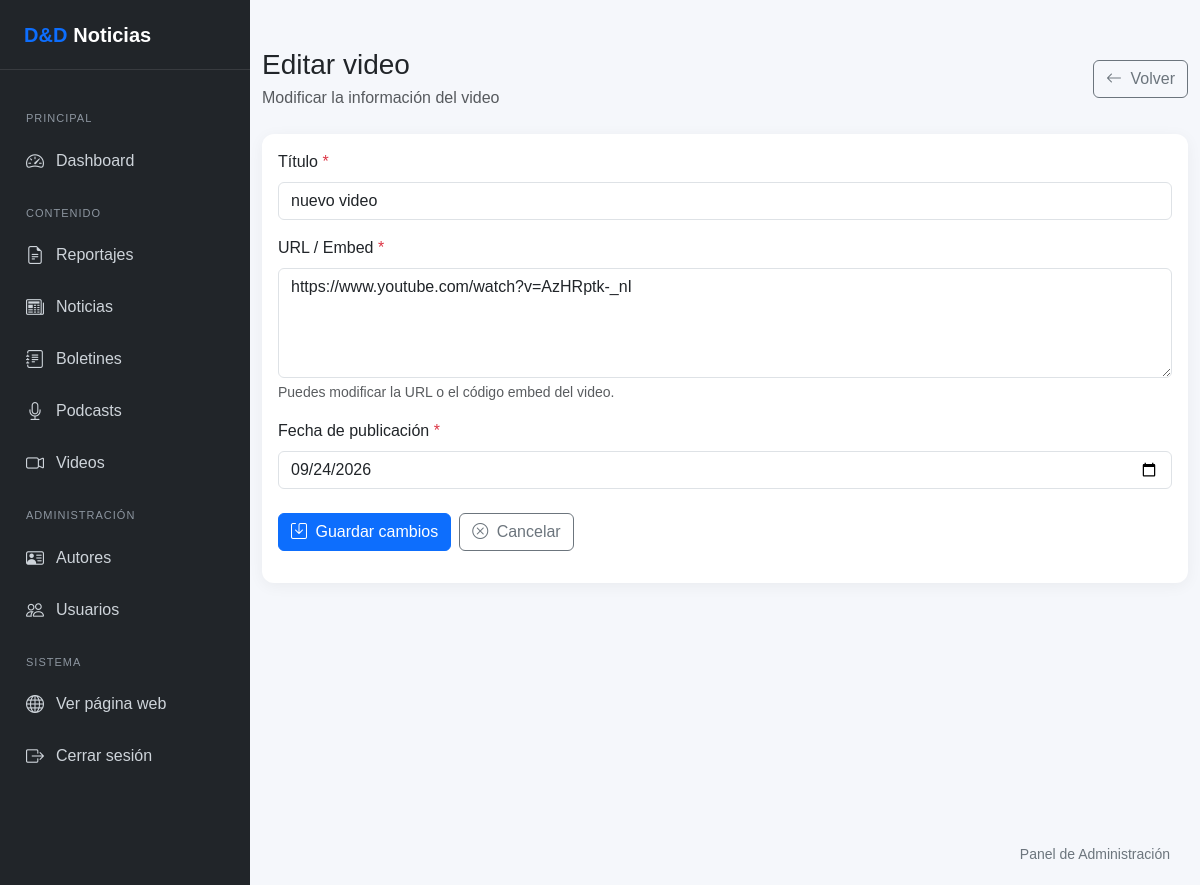
Screenshot of /admin/videos/editar.php?id=1 (signed in) with the database file from the repository.
### tables this page shows
CREATE TABLE `videos` (
  `id` int(10) UNSIGNED NOT NULL,
  `titulo` varchar(255) NOT NULL,
  `url_embed` varchar(500) NOT NULL,
  `fecha_publicacion` date NOT NULL,
  `usuario_id` int(10) UNSIGNED NOT NULL
);

### includes/funciones.php (called while the page is built, shortened)
<?php
function e($valor): string
{
    return htmlspecialchars(
        (string) $valor,
        ENT_QUOTES,
        'UTF-8'
    );
}

### admin/videos/editar.php (the view, shortened to what this page needs)
<?php
require_once __DIR__ . '/../../config/database.php';
require_once __DIR__ . '/../../includes/funciones.php';
$id = filter_input(INPUT_GET, 'id', FILTER_VALIDATE_INT);
$stmt = $pdo->prepare(
    "SELECT
        id,
        titulo,
        url_embed,
        fecha_publicacion,
        usuario_id
     FROM videos
     WHERE id = ?
     LIMIT 1"
);
$stmt->execute([$id]);
$video = $stmt->fetch(PDO::FETCH_ASSOC);
$titulo = $video['titulo'];
$url_embed = $video['url_embed'];
$fecha_publicacion = $video['fecha_publicacion'];
?>
<?php
require_once __DIR__ . '/../../includes/admin-header.php';
require_once __DIR__ . '/../../includes/admin-sidebar.php';
?>
<main class="admin-main">
    <div class="container-fluid py-4">
        <div
            class="d-flex flex-column flex-md-row justify-content-between align-items-md-center gap-3 mb-4"
        >
            <div>
                <h1 class="h3 mb-1">Editar video</h1>
                <p class="text-muted mb-0">
                    Modificar la información del video
                </p>
            </div>
            <div>
                <a
                    href="index.php"
                    class="btn btn-outline-secondary"
                >
                    <i class="bi bi-arrow-left me-1"></i>
                    Volver
                </a>
            </div>
        </div>
        <div class="card dashboard-card">
            <div class="card-body">
                <form method="POST" action="">
                    <div class="mb-3">
                        <label
                            for="titulo"
                            class="form-label"
                        >
                            Título
                            <span class="text-danger">*</span>
                        </label>
                        <input
                            type="text"
                            class="form-control"
                            id="titulo"
                            name="titulo"
                            value="<?= e($titulo) ?>"
                            maxlength="255"
                            required
                        >
                    </div>
                    <div class="mb-3">
                        <label
                            for="url_embed"
                            class="form-label"
                        >
                            URL / Embed
                            <span class="text-danger">*</span>
                        </label>
                        <textarea
                            class="form-control"
                            id="url_embed"
                            name="url_embed"
                            rows="4"
                            maxlength="500"
                            required
                        ><?= e($url_embed) ?></textarea>
                        <div class="form-text">
                            Puedes modificar la URL o el código embed del video.
                        </div>
                    </div>
                    <div class="mb-4">
                        <label
                            for="fecha_publicacion"
                            class="form-label"
                        >
                            Fecha de publicación
                            <span class="text-danger">*</span>
                        </label>
                        <input
                            type="date"
                            class="form-control"
                            id="fecha_publicacion"
                            name="fecha_publicacion"
                            value="<?= e($fecha_publicacion) ?>"
                            required
                        >
                    </div>
                    <div class="d-flex flex-column flex-sm-row gap-2">
                        <button
                            type="submit"
                            class="btn btn-primary"
                        >
                            <i class="bi bi-save me-1"></i>
                            Guardar cambios
                        </button>
                        <a
                            href="index.php"
                            class="btn btn-outline-secondary"
                        >
                            <i class="bi bi-x-circle me-1"></i>
                            Cancelar
                        </a>
                    </div>
                </form>
            </div>
        </div>
    </div>
</main>
<?php
require_once __DIR__ . '/../../includes/admin-footer.php';
?>

### includes/admin-header.php (style rules this page uses)
body { background-color: #f5f7fb; margin: 0; font-family: Arial, sans-serif; }
.dashboard-card { border: 0; border-radius: 12px; box-shadow: 0 3px 15px rgba(0,0,0,.05); }
.admin-main { margin-left: 250px; min-height: 100vh; width: calc(100% - 250px); box-sizing: border-box; }
.admin-main .form-control, .admin-main .form-select { width: 100%; max-width: 100%; box-sizing: border-box; }
.admin-main .card { max-width: 100%; }
.admin-main .d-flex { flex-wrap: wrap; }

### rows the page displays
videos: titulo "nuevo video", url_embed "https://www.youtube.com/watch?v=AzHRptk-_nI", fecha_publicacion "09/24/2026"
